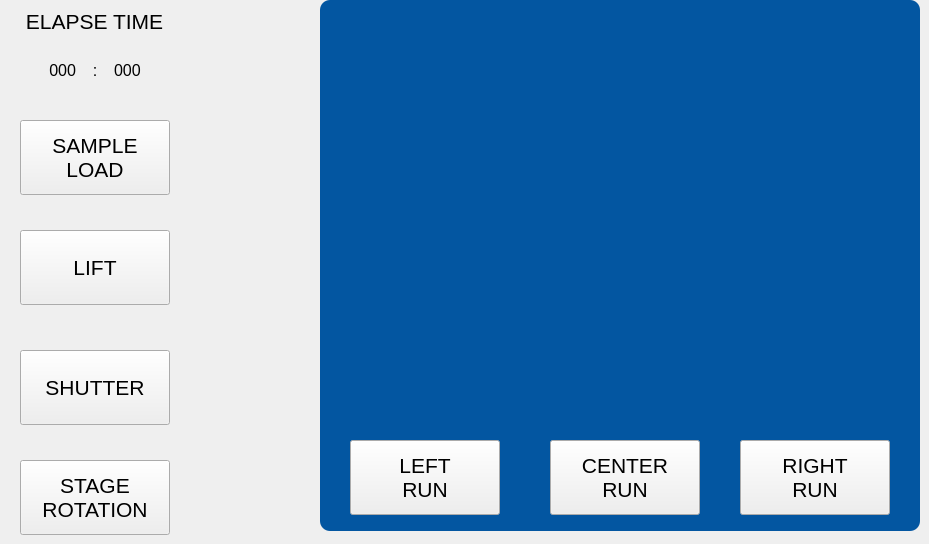
     <widget class="QWidget" name="chamber_page">
      <widget class="QLabel" name="label_13">
       <property name="geometry">
        <rect>
         <x>320</x>
         <y>0</y>
         <width>600</width>
         <height>531</height>
        </rect>
       </property>
       <property name="styleSheet">
        <string notr="true">background-color: rgb(3, 86, 161);
color: rgb(255, 255, 255);
    border-width: 4px;
    border-radius: 10px;
</string>
       </property>
       <property name="text">
        <string/>
       </property>
      </widget>
      <widget class="QPushButton" name="stagerotation_button">
       <property name="geometry">
        <rect>
         <x>20</x>
         <y>460</y>
         <width>150</width>
         <height>75</height>
        </rect>
       </property>
       <property name="font">
        <font>
         <family>Arial</family>
         <pointsize>16</pointsize>
        </font>
       </property>
       <property name="styleSheet">
        <string notr="true">            QPushButton{border-width: 2px; border-radius: 10px; background-color: rgb(3, 86, 161); color: rgb(255,255,255);}
            QPushButton:pressed{border-width: 2px; border-radius: 10px; background-color: rgb(180 , 180, 180); color: rgb(0,0,0); }
font: 16pt &quot;Arial&quot;;</string>
       </property>
       <property name="text">
        <string>STAGE
ROTATION</string>
       </property>
      </widget>
      <widget class="QPushButton" name="shutter_button">
       <property name="geometry">
        <rect>
         <x>20</x>
         <y>350</y>
         <width>150</width>
         <height>75</height>
        </rect>
       </property>
       <property name="font">
        <font>
         <family>Arial</family>
         <pointsize>16</pointsize>
        </font>
       </property>
       <property name="styleSheet">
        <string notr="true">            QPushButton{border-width: 2px; border-radius: 10px; background-color: rgb(3, 86, 161); color: rgb(255,255,255);}
            QPushButton:pressed{border-width: 2px; border-radius: 10px; background-color: rgb(180 , 180, 180); color: rgb(0,0,0); }
font: 16pt &quot;Arial&quot;;</string>
       </property>
       <property name="text">
        <string>SHUTTER</string>
       </property>
      </widget>
      <widget class="QPushButton" name="sampleload_button">
       <property name="geometry">
        <rect>
         <x>20</x>
         <y>120</y>
         <width>150</width>
         <height>75</height>
        </rect>
       </property>
       <property name="font">
        <font>
         <family>Arial</family>
         <pointsize>16</pointsize>
        </font>
       </property>
       <property name="styleSheet">
        <string notr="true">            QPushButton{border-width: 2px; border-radius: 10px; background-color: rgb(3, 86, 161); color: rgb(255,255,255);}
            QPushButton:pressed{border-width: 2px; border-radius: 10px; background-color: rgb(180 , 180, 180); color: rgb(0,0,0); }
font: 16pt &quot;Arial&quot;;</string>
       </property>
       <property name="text">
        <string>SAMPLE
LOAD</string>
       </property>
      </widget>
      <widget class="QPushButton" name="leftrun_button">
       <property name="geometry">
        <rect>
         <x>350</x>
         <y>440</y>
         <width>150</width>
         <height>75</height>
        </rect>
       </property>
       <property name="font">
        <font>
         <family>Arial</family>
         <pointsize>16</pointsize>
        </font>
       </property>
       <property name="styleSheet">
        <string notr="true">            QPushButton{border-width: 2px; border-radius: 10px; background-color: rgb(3, 200, 3); color: rgb(255,255,255);}
            QPushButton:pressed{border-width: 2px; border-radius: 10px; background-color: rgb(180 , 180, 180); color: rgb(0,0,0); }
font: 16pt &quot;Arial&quot;;</string>
       </property>
       <property name="text">
        <string>LEFT
RUN</string>
       </property>
      </widget>
      <widget class="QPushButton" name="centerrun_button">
       <property name="geometry">
        <rect>
         <x>550</x>
         <y>440</y>
         <width>150</width>
         <height>75</height>
        </rect>
       </property>
       <property name="font">
        <font>
         <family>Arial</family>
         <pointsize>16</pointsize>
        </font>
       </property>
       <property name="styleSheet">
        <string notr="true">            QPushButton{border-width: 2px; border-radius: 10px; background-color: rgb(3, 200, 3); color: rgb(255,255,255);}
            QPushButton:pressed{border-width: 2px; border-radius: 10px; background-color: rgb(180 , 180, 180); color: rgb(0,0,0); }
font: 16pt &quot;Arial&quot;;</string>
       </property>
       <property name="text">
        <string>CENTER
RUN</string>
       </property>
      </widget>
      <widget class="QPushButton" name="rightrun_button">
       <property name="geometry">
        <rect>
         <x>740</x>
         <y>440</y>
         <width>150</width>
         <height>75</height>
        </rect>
       </property>
       <property name="font">
        <font>
         <family>Arial</family>
         <pointsize>16</pointsize>
        </font>
       </property>
       <property name="styleSheet">
        <string notr="true">            QPushButton{border-width: 2px; border-radius: 10px; background-color: rgb(3, 200, 3); color: rgb(255,255,255);}
            QPushButton:pressed{border-width: 2px; border-radius: 10px; background-color: rgb(180 , 180, 180); color: rgb(0,0,0); }
font: 16pt &quot;Arial&quot;;</string>
       </property>
       <property name="text">
        <string>RIGHT
RUN</string>
       </property>
      </widget>
      <widget class="QPushButton" name="lift_button">
       <property name="geometry">
        <rect>
         <x>20</x>
         <y>230</y>
         <width>150</width>
         <height>75</height>
        </rect>
       </property>
       <property name="font">
        <font>
         <family>Arial</family>
         <pointsize>16</pointsize>
        </font>
       </property>
       <property name="styleSheet">
        <string notr="true">            QPushButton{border-width: 2px; border-radius: 10px; background-color: rgb(3, 86, 161); color: rgb(255,255,255);}
            QPushButton:pressed{border-width: 2px; border-radius: 10px; background-color: rgb(180 , 180, 180); color: rgb(0,0,0); }
font: 16pt &quot;Arial&quot;;</string>
       </property>
       <property name="text">
        <string>LIFT</string>
       </property>
      </widget>
      <widget class="QWidget" name="verticalLayoutWidget_2">
       <property name="geometry">
        <rect>
         <x>19</x>
         <y>0</y>
         <width>151</width>
         <height>91</height>
        </rect>
       </property>
       <layout class="QVBoxLayout" name="verticalLayout_4">
        <item>
         <widget class="QLabel" name="label_11">
          <property name="font">
           <font>
            <family>Arial</family>
            <pointsize>16</pointsize>
            <weight>50</weight>
            <italic>false</italic>
            <bold>false</bold>
           </font>
          </property>
          <property name="styleSheet">
           <string notr="true">font: 16pt &quot;Arial&quot;;</string>
          </property>
          <property name="text">
           <string>ELAPSE TIME</string>
          </property>
          <property name="alignment">
           <set>Qt::AlignCenter</set>
          </property>
         </widget>
        </item>
        <item>
         <layout class="QHBoxLayout" name="horizontalLayout_7">
          <property name="spacing">
           <number>3</number>
          </property>
          <item>
           <widget class="QLabel" name="timesec_label">
            <property name="font">
             <font>
              <family>Arial</family>
              <pointsize>12</pointsize>
             </font>
            </property>
            <property name="styleSheet">
             <string notr="true">font: 12pt &quot;Arial&quot;;</string>
            </property>
            <property name="text">
             <string>000</string>
            </property>
            <property name="alignment">
             <set>Qt::AlignRight|Qt::AlignTrailing|Qt::AlignVCenter</set>
            </property>
           </widget>
          </item>
          <item>
           <widget class="QLabel" name="label_15">
            <property name="sizePolicy">
             <sizepolicy hsizetype="Fixed" vsizetype="Preferred">
              <horstretch>0</horstretch>
              <verstretch>0</verstretch>
             </sizepolicy>
            </property>
            <property name="font">
             <font>
              <family>Arial</family>
              <pointsize>12</pointsize>
             </font>
            </property>
            <property name="styleSheet">
             <string notr="true">font: 12pt &quot;Arial&quot;;</string>
            </property>
            <property name="text">
             <string>   :   </string>
            </property>
            <property name="alignment">
             <set>Qt::AlignCenter</set>
            </property>
           </widget>
          </item>
          <item>
           <widget class="QLabel" name="time_ms_label">
            <property name="font">
             <font>
              <family>Arial</family>
              <pointsize>12</pointsize>
             </font>
            </property>
            <property name="styleSheet">
             <string notr="true">font: 12pt &quot;Arial&quot;;</string>
            </property>
            <property name="text">
             <string>000</string>
            </property>
           </widget>
          </item>
         </layout>
        </item>
       </layout>
      </widget>
     </widget>
